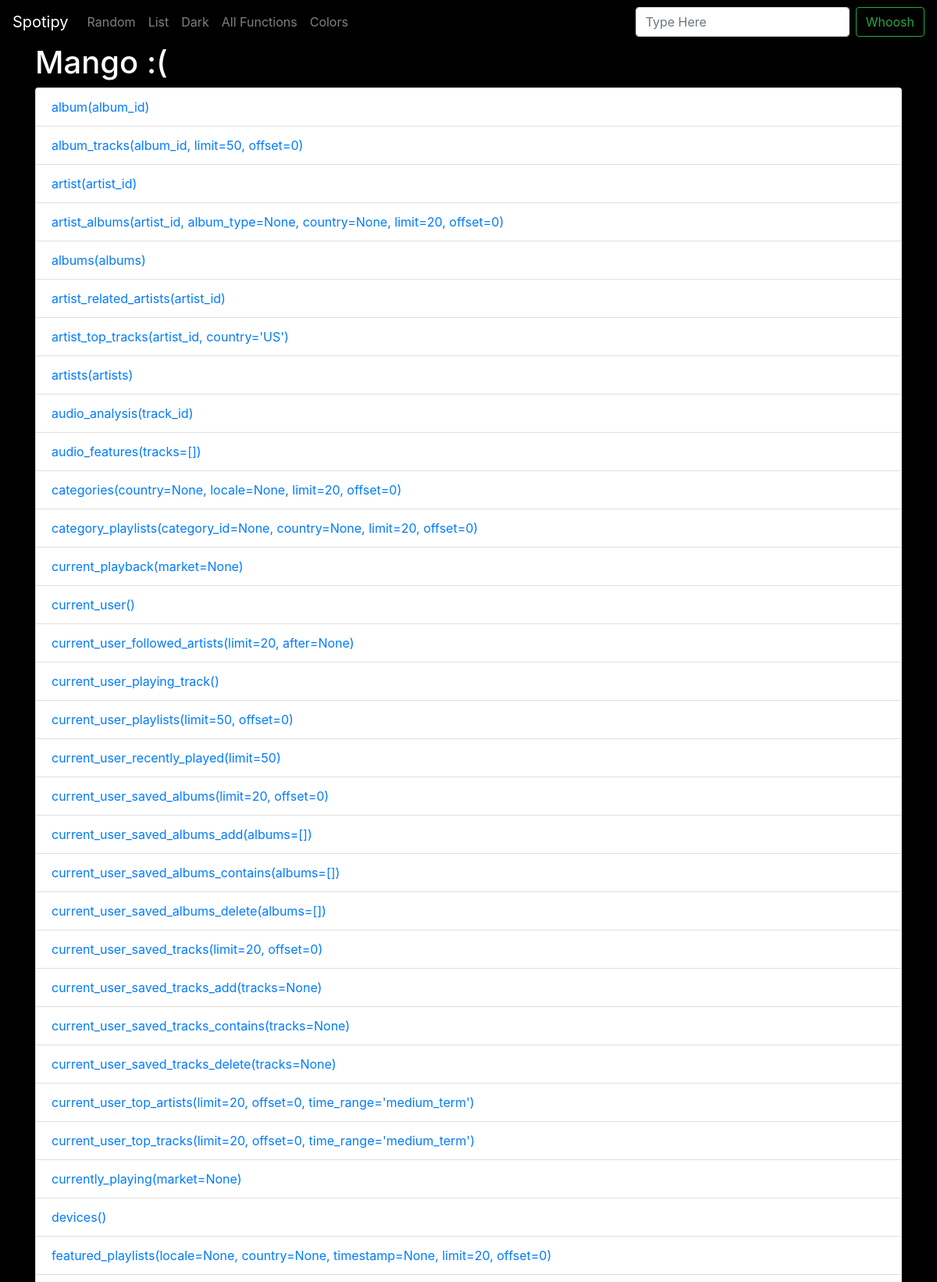
Screenshot of /all (upper part) with the database file from the repository.
### airmusic/models.py (models this page shows, shortened)
class method(models.Model):
	function = models.TextField(blank=True)
	parameters = models.TextField(blank=True)
	use = models.TextField(blank=True)
	json = models.TextField(blank=True, default="This is empty, please add something")
	color=models.ForeignKey(color,on_delete=models.CASCADE,related_name="c")
	code = models.TextField(blank=True, default="No code here :(")

### airmusic/views.py (the view)
# urls.py: path("all", views.all, name="all"),
def all(request):
	queryset=method.objects.all()
	return render(request, "airmusic/all.html",{'queryset': queryset})

### airmusic/templates/airmusic/all.html (shortened to what this page needs)
{% extends "airmusic/layout.html"%}
{% load static %}
{%block body%}
    <h1 style="color: white;">Mango :(</h1>
    <ul class="list-group">
        {% for method in queryset%}
        <li class="list-group-item"><a href="{%url 'airmusic:page1'%}?id={{method.id}}">{{method.function}}</a></li>
      {% endfor %}
      </ul>
{%endblock%}

### airmusic/static/airmusic/styles.css (style rules this page uses)
body { background-color: black; }

### rows the page displays
method: function "album(album_id)"
method: function "album_tracks(album_id, limit=50, offset=0)"
method: function "artist(artist_id)"
method: function "artist_albums(artist_id, album_type=None, country=None, limit=20, offset=0)"
method: function "albums(albums)"
method: function "artist_related_artists(artist_id)"
method: function "artist_top_tracks(artist_id, country='US')"
method: function "artists(artists)"
method: function "audio_analysis(track_id)"
method: function "audio_features(tracks=[])"
method: function "categories(country=None, locale=None, limit=20, offset=0)"
method: function "category_playlists(category_id=None, country=None, limit=20, offset=0)"
method: function "current_playback(market=None)"
method: function "current_user()"
method: function "current_user_followed_artists(limit=20, after=None)"
method: function "current_user_playing_track()"
method: function "current_user_playlists(limit=50, offset=0)"
method: function "current_user_recently_played(limit=50)"
method: function "current_user_saved_albums(limit=20, offset=0)"
method: function "current_user_saved_albums_add(albums=[])"
method: function "current_user_saved_albums_contains(albums=[])"
method: function "current_user_saved_albums_delete(albums=[])"
method: function "current_user_saved_tracks(limit=20, offset=0)"
method: function "current_user_saved_tracks_add(tracks=None)"
method: function "current_user_saved_tracks_contains(tracks=None)"
method: function "current_user_saved_tracks_delete(tracks=None)"
method: function "current_user_top_artists(limit=20, offset=0, time_range='medium_term')"
method: function "current_user_top_tracks(limit=20, offset=0, time_range='medium_term')"
method: function "currently_playing(market=None)"
method: function "devices()"
method: function "featured_playlists(locale=None, country=None, timestamp=None, limit=20, offset=0)"
